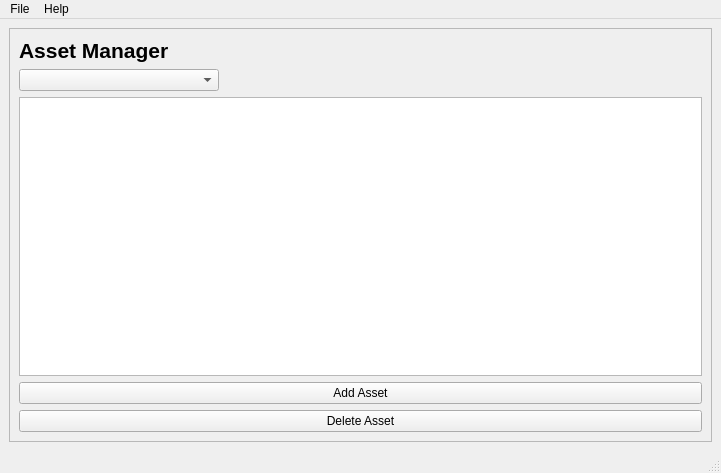
<?xml version="1.0" encoding="UTF-8"?>
<ui version="4.0">
 <class>MainWindow</class>
 <widget class="QMainWindow" name="MainWindow">
  <property name="geometry">
   <rect>
    <x>0</x>
    <y>0</y>
    <width>721</width>
    <height>473</height>
   </rect>
  </property>
  <property name="windowTitle">
   <string>MainWindow</string>
  </property>
  <widget class="QWidget" name="centralwidget">
   <layout class="QVBoxLayout" name="verticalLayout_2">
    <item>
     <widget class="QScrollArea" name="scrollArea">
      <property name="widgetResizable">
       <bool>true</bool>
      </property>
      <widget class="QWidget" name="scrollAreaWidgetContents">
       <property name="geometry">
        <rect>
         <x>0</x>
         <y>0</y>
         <width>707</width>
         <height>420</height>
        </rect>
       </property>
       <layout class="QVBoxLayout" name="verticalLayout">
        <item>
         <widget class="QLabel" name="label">
          <property name="font">
           <font>
            <pointsize>16</pointsize>
            <bold>true</bold>
           </font>
          </property>
          <property name="text">
           <string>Asset Manager</string>
          </property>
         </widget>
        </item>
        <item>
         <widget class="QComboBox" name="categoryBox">
          <property name="maximumSize">
           <size>
            <width>200</width>
            <height>16777215</height>
           </size>
          </property>
         </widget>
        </item>
        <item>
         <widget class="QTableView" name="assetTable"/>
        </item>
        <item>
         <widget class="QPushButton" name="addAssetButton">
          <property name="text">
           <string>Add Asset</string>
          </property>
         </widget>
        </item>
        <item>
         <widget class="QPushButton" name="deleteAssetButton">
          <property name="text">
           <string>Delete Asset</string>
          </property>
         </widget>
        </item>
       </layout>
      </widget>
     </widget>
    </item>
   </layout>
  </widget>
  <widget class="QMenuBar" name="menubar">
   <property name="geometry">
    <rect>
     <x>0</x>
     <y>0</y>
     <width>721</width>
     <height>17</height>
    </rect>
   </property>
   <widget class="QMenu" name="menuFile">
    <property name="title">
     <string>File</string>
    </property>
    <addaction name="actionExit"/>
   </widget>
   <widget class="QMenu" name="menuHelo">
    <property name="title">
     <string>Help</string>
    </property>
   </widget>
   <addaction name="menuFile"/>
   <addaction name="menuHelo"/>
  </widget>
  <widget class="QStatusBar" name="statusbar"/>
  <action name="actionExit">
   <property name="text">
    <string>Exit</string>
   </property>
  </action>
 </widget>
 <resources/>
 <connections/>
</ui>
